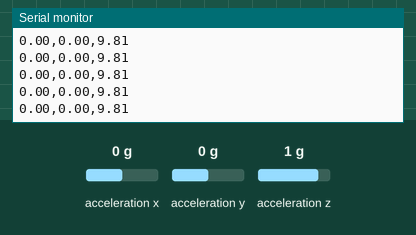
Simulated run of this sketch. Board: Arduino Uno, built with avr-gcc and run on an emulated ATmega328P. Shown: the last lines printed to the serial monitor. Inputs (shaded band) come from the test bench; at power-on: acceleration x 0 g, acceleration y 0 g, acceleration z 1 g.

Above: at 1.2 s.
1.3 s: acceleration x set to -1.4 g
At 1.8 s:
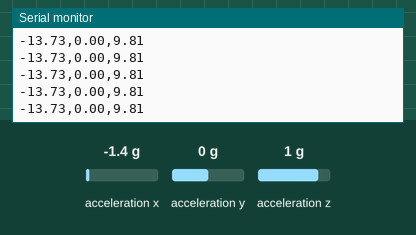
2.8 s: acceleration y set to -1.4 g
At 3.5 s:
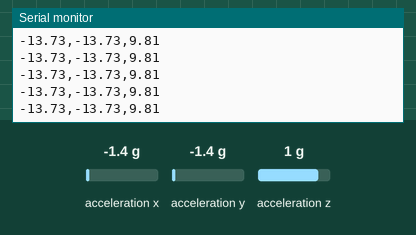
5.8 s: acceleration z set to -1.4 g
At 6.4 s:
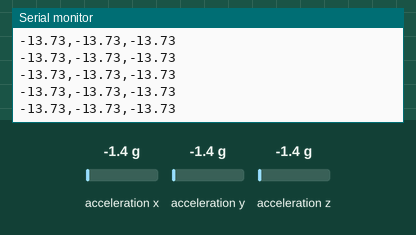
Timing chart, 0 to 8.8 s (numbered marks = the images above; inputs shaded):
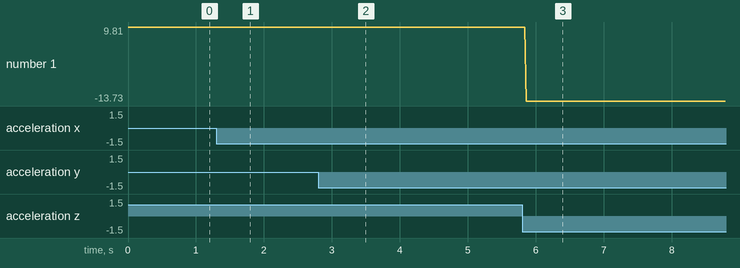

The sketch:

Data_collection_in_three_axis_ardiuno_code_20260504140215.ino
```cpp
#include <Wire.h>
#include <Adafruit_Sensor.h>
#include <Adafruit_ADXL345_U.h>

Adafruit_ADXL345_Unified accel = Adafruit_ADXL345_Unified();

void setup(void)
{
  Serial.begin(9600);

  if(!accel.begin())
  {
    Serial.println("No ADXL345 detected. Check wiring!");
    while(1);
  }
}

void loop(void)
{
  sensors_event_t event;
  accel.getEvent(&event);

  Serial.print(event.acceleration.x); Serial.print(",");
  Serial.print(event.acceleration.y); Serial.print(",");
  Serial.print(event.acceleration.z); Serial.println("");


  delay(10);
}
```

Measured:
- after the input at 1.3 s, the serial monitor: prints a new line after 0.07 s (image 1)
- after the input at 2.8 s, the serial monitor: prints a new line after 0.06 s (image 2)
- after the input at 5.8 s, the serial monitor: prints a new line after 0.06 s (image 3)
- plotted number 1: 9.81 → -13 after the input at 5.8 s
